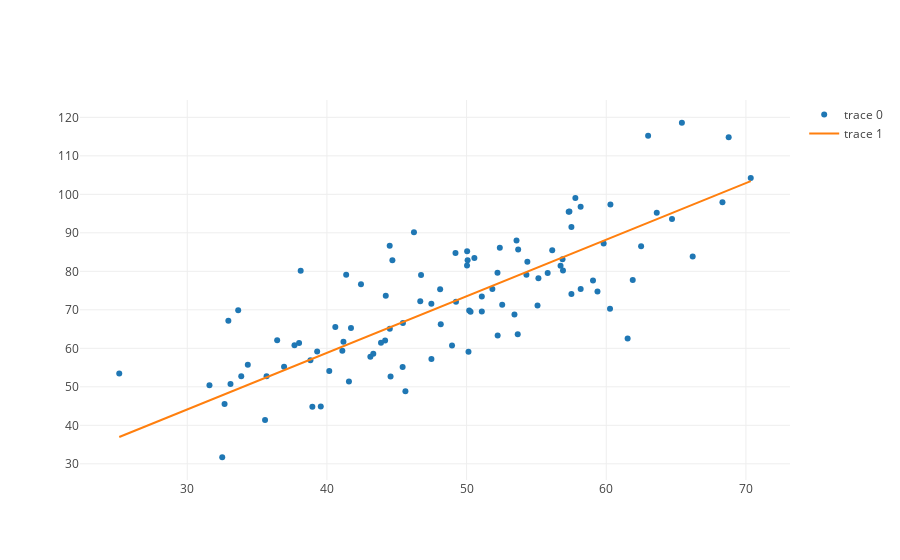

This figure's notebook cell:
### Code cell
# TRYING OUT SOME REGRESSION
# INITIALIZATION

import numpy as np
import plotly
from plotly import graph_objs as graph

plotly.offline.init_notebook_mode(connected=True)

# DATA
points = np.genfromtxt('data.csv', delimiter=',')

# HYPERPARAMETERS
learning_rate = 0.00001
iterations = 100

# linear reg formula : y = mx + b (slope formula)
initial_b = 0
initial_m = 0

finalB, finalM = gradientDescent(initial_b, initial_m, points, learning_rate, iterations)
print(f"Final B = {finalB}")
print(f"Final M = {finalM}")

x, y = [], []
for point in points:
    x.append(point[0])
    y.append(point[1])
minX, maxX = min(x), max(x)

trace = graph.Scatter(
    x = x,
    y = y,
    mode = 'markers'
)
traceLine = graph.Scatter(
    x = [minX, maxX],
    y = [(finalB + finalM * minX), (finalB + finalM * maxX)],
    mode = 'lines'
)

data = [trace, traceLine]

# plot using plotly
plotly.offline.iplot(data)

### Figure 1 — Plotly figure (JSON) as saved in the notebook; plotly's stock layout.template omitted (floating-point values rounded to 4 significant figures)
{"data": [{"mode": "markers", "type": "scatter", "uid": "5051caf9-34f3-4878-b11f-04b505e11a83", "x": [32.5, 53.43, 61.53, 47.48, 59.81, 55.14, 52.21, 39.3, 48.11, 52.55, 45.42, 54.35, 44.16, 58.17, 56.73, 48.96, 44.69, 60.3, 45.62, 38.82, 66.19, 65.42, 47.48, 41.58, 51.85, 59.37, 57.31, 63.62, 46.74, 50.56, 52.22, 35.57, 42.44, 58.16, 57.5, 45.44, 61.9, 33.09, 36.44, 37.68, 44.56, 43.32, 50.07, 43.87, 63.0, 32.67, 40.17, 53.58, 33.86, 64.71, 38.12, 44.5, 40.6, 41.72, 51.09, 55.08, 41.38, 62.49, 49.2, 41.1, 41.18, 50.19, 52.38, 50.14, 33.64, 39.56, 56.13, 57.36, 60.27, 35.68, 31.59, 53.66, 46.68, 43.11, 70.35, 44.49, 57.5, 36.93, 55.81, 38.95, 56.9, 56.87, 34.33, 59.05, 57.79, 54.28, 51.09, 50.28, 44.21, 38.01, 32.94, 53.69, 68.77, 46.23, 68.32, 50.03, 49.24, 50.04, 48.15, 25.13], "y": [31.71, 68.78, 62.56, 71.55, 87.23, 78.21, 79.64, 59.17, 75.33, 71.3, 55.17, 82.48, 62.01, 75.39, 81.44, 60.72, 82.89, 97.38, 48.85, 56.88, 83.88, 118.6, 57.25, 51.39, 75.38, 74.77, 95.46, 95.23, 79.05, 83.43, 63.36, 41.41, 76.62, 96.77, 74.08, 66.59, 77.77, 50.72, 62.12, 60.81, 52.68, 58.57, 82.91, 61.42, 115.2, 45.57, 54.08, 87.99, 52.73, 93.58, 80.17, 65.1, 65.56, 65.28, 73.43, 71.14, 79.1, 86.52, 84.74, 59.36, 61.68, 69.85, 86.1, 59.11, 69.9, 44.86, 85.5, 95.54, 70.25, 52.72, 50.39, 63.64, 72.25, 57.81, 104.3, 86.64, 91.49, 55.23, 79.55, 44.85, 80.21, 83.14, 55.72, 77.63, 99.05, 79.12, 69.59, 69.51, 73.69, 61.37, 67.17, 85.67, 114.9, 90.12, 97.92, 81.54, 72.11, 85.23, 66.22, 53.45]}, {"mode": "lines", "type": "scatter", "uid": "d55ae823-f9ea-4906-b2d7-53f0bb0be421", "x": [25.13, 70.35], "y": [36.97, 103.4]}], "layout": {}}
